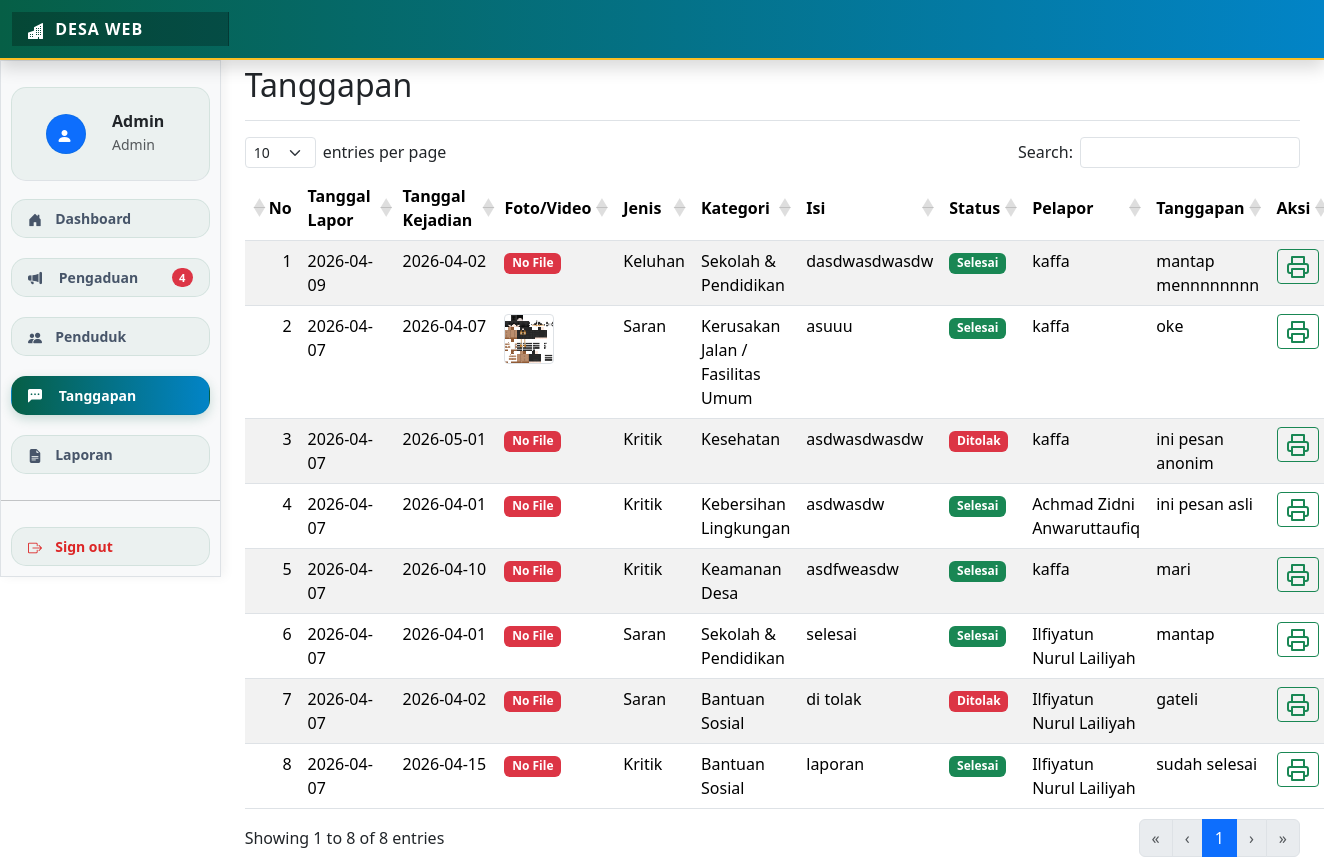
Screenshot of /tanggapan.php (signed in) with the database file from the repository.
### tables this page shows
CREATE TABLE `pengaduan` (
  `id_pengaduan` int(225) NOT NULL,
  `tgl_pengaduan` date NOT NULL,
  `tgl_kejadian` date NOT NULL,
  `jenis_pengaduan` varchar(50) NOT NULL,
  `foto` varchar(225) NOT NULL,
  `isi_pengaduan` varchar(225) NOT NULL,
  `status` varchar(20) NOT NULL,
  `id_pelapor` int(225) NOT NULL,
  `kategori` varchar(225) NOT NULL,
  `tanggapan` text NOT NULL,
  `dilihat_pelapor` tinyint(1) DEFAULT 0
);

CREATE TABLE `pelapor` (
  `id_pelapor` int(225) NOT NULL,
  `nama` varchar(50) NOT NULL,
  `alamat` varchar(225) NOT NULL,
  `email` varchar(50) NOT NULL,
  `nik` varchar(16) NOT NULL,
  `jk` varchar(20) NOT NULL,
  `no_hp` varchar(12) NOT NULL,
  `username` varchar(20) NOT NULL,
  `password` varchar(20) NOT NULL,
  `id_user` int(225) DEFAULT NULL
);

### tanggapan.php (the view, shortened to what this page needs)
<?php
$id_user_session = $_SESSION['id'];
?>
<!DOCTYPE html>
<html>
<head>
  <link href="datatables.css" rel="stylesheet">
  <link href="style-custom.css" rel="stylesheet">
</head>
<body>
  <?php
  include 'navbar.php';
  ?>
  <div class="container-fluid">
    <div class="row">
      <main class="col-md-9 ms-sm-auto col-lg-10 px-md-4" style="position: absolute; top: 30px; right: 0;">
        <div class="d-flex justify-content-between flex-wrap flex-md-nowrap align-items-center pt-3 pb-2 mb-3 border-bottom">
          <h1 class="h2">Tanggapan</h1>
        </div>
        <table class="table table-striped" id="table">
          <thead>
            <tr>
              <th>No</th>
              <th>Tanggal Lapor</th>
              <th>Tanggal Kejadian</th>
              <th>Foto/Video</th>
              <th>Jenis</th>
              <th>Kategori</th>
              <th>Isi</th>
              <th>Status</th>
              <th>Pelapor</th>
              <th>Tanggapan</th>
              <th>Aksi</th>
            </tr>
          </thead>
          <tbody>
            <?php
            if ($role_user == 'admin') {
                $query_string = "SELECT * FROM pengaduan WHERE status IN ('Selesai', 'Ditolak') ORDER BY id_pengaduan DESC";
            } else {
                $query_string = "SELECT * FROM pengaduan
                                 WHERE id_pelapor = (SELECT id_pelapor FROM pelapor WHERE id_user = '$id_user_session')
                                 AND status IN ('Selesai', 'Ditolak')
                                 ORDER BY id_pengaduan DESC";
            }
            $query_pengaduan = mysqli_query($db, $query_string);
            $no = 1;
            while ($data = mysqli_fetch_assoc($query_pengaduan)) {
              $data_pelapor = mysqli_fetch_assoc(mysqli_query($db, "SELECT nama FROM pelapor WHERE id_pelapor = '$data[id_pelapor]'"));
              $file = $data['foto'];
              $file_url = "uploads/" . rawurlencode($file);
              $ekstensi = strtolower(pathinfo($file, PATHINFO_EXTENSION));
              $file_exists = (!empty($file) && file_exists("uploads/" . $file)) ? true : false;
              ?>
              <tr>
                <td><?= $no++ ?></td>
                <td><?= $data['tgl_pengaduan'] ?></td>
                <td><?= $data['tgl_kejadian'] ?></td>
                <td>
                  <div class="preview-link" data-bs-toggle="modal" data-bs-target="#preview-<?= $data['id_pengaduan'] ?>">
                    <?php if (!$file_exists): ?>
                      <span class="badge bg-danger">No File</span>
                    <?php elseif (in_array($ekstensi, ['mp4', 'webm', 'ogg'])): ?>
                      <span class="badge bg-info">Video</span>
                    <?php else: ?>
                      <img src="<?= $file_url ?>" class="thumb-img border">
                    <?php endif; ?>
                  </div>
                </td>
                <td><?= $data['jenis_pengaduan'] ?></td>
                <td><?= $data['kategori'] ?></td>
                <td><?= mb_strimwidth($data['isi_pengaduan'], 0, 20, "...") ?></td>
                <td>
                  <?php
                  $bg = 'bg-secondary';
                  if($data['status'] == 'Selesai') $bg = 'bg-success';
                  if($data['status'] == 'Ditolak') $bg = 'bg-danger';
                  ?>
                  <span class="badge <?= $bg ?>"><?= $data['status'] ?></span>
                </td>
                <td><?= $data_pelapor['nama'] ?></td>
                <td><?= $data['tanggapan'] ?></td>
                <td>
                  <a href="cetak_tanggapan.php?id=<?= $data['id_pengaduan'] ?>" target="_blank" class="btn btn-sm btn-outline-success">
                    <i data-feather="printer"></i>
                  </a>
                </td>
              </tr>
              <?php } ?>
            </tbody>
          </table>
        </main>
      </div>
    </div>
  </body>
</html>

### style.css (style rules this page uses)
:root { --primary-malang: #065f46; --secondary-malang: #0284c7; --accent-malang: #fbbf24; }

### tanggapan.php (style rules this page uses)
.preview-link { cursor: pointer; transition: 0.2s; display: inline-block; }
.thumb-img { width: 50px; height: 50px; object-fit: cover; border-radius: 4px; }
main { padding-top: 20px; }

### rows the page displays
pengaduan: tgl_pengaduan "2026-04-09", tgl_kejadian "2026-04-02", shows "No File", jenis_pengaduan "Keluhan", kategori "Sekolah & Pendidikan", isi_pengaduan "dasdwasdwasdw", status "Selesai", id_pelapor.nama "kaffa", tanggapan "mantap mennnnnnnn"
pengaduan: tgl_pengaduan "2026-04-07", tgl_kejadian "2026-04-07", foto (picture), jenis_pengaduan "Saran", kategori "Kerusakan Jalan / Fasilitas Umum", isi_pengaduan "asuuu", status "Selesai", id_pelapor.nama "kaffa", tanggapan "oke"
pengaduan: tgl_pengaduan "2026-04-07", tgl_kejadian "2026-05-01", shows "No File", jenis_pengaduan "Kritik", kategori "Kesehatan", isi_pengaduan "asdwasdwasdw", status "Ditolak", id_pelapor.nama "kaffa", tanggapan "ini pesan anonim"
pengaduan: tgl_pengaduan "2026-04-07", tgl_kejadian "2026-04-01", shows "No File", jenis_pengaduan "Kritik", kategori "Kebersihan Lingkungan", isi_pengaduan "asdwasdw", status "Selesai", id_pelapor.nama "Achmad Zidni Anwaruttaufiq", tanggapan "ini pesan asli"
pengaduan: tgl_pengaduan "2026-04-07", tgl_kejadian "2026-04-10", shows "No File", jenis_pengaduan "Kritik", kategori "Keamanan Desa", isi_pengaduan "asdfweasdw", status "Selesai", id_pelapor.nama "kaffa", tanggapan "mari"
pengaduan: tgl_pengaduan "2026-04-07", tgl_kejadian "2026-04-01", shows "No File", jenis_pengaduan "Saran", kategori "Sekolah & Pendidikan", isi_pengaduan "selesai", status "Selesai", id_pelapor.nama "Ilfiyatun Nurul Lailiyah", tanggapan "mantap"
pengaduan: tgl_pengaduan "2026-04-07", tgl_kejadian "2026-04-02", shows "No File", jenis_pengaduan "Saran", kategori "Bantuan Sosial", isi_pengaduan "di tolak", status "Ditolak", id_pelapor.nama "Ilfiyatun Nurul Lailiyah", tanggapan "gateli"
pengaduan: tgl_pengaduan "2026-04-07", tgl_kejadian "2026-04-15", shows "No File", jenis_pengaduan "Kritik", kategori "Bantuan Sosial", isi_pengaduan "laporan", status "Selesai", id_pelapor.nama "Ilfiyatun Nurul Lailiyah", tanggapan "sudah selesai"

### other values shown
$nama_tampilan "Admin"
$role_user "Admin"
$count_notif "4"
